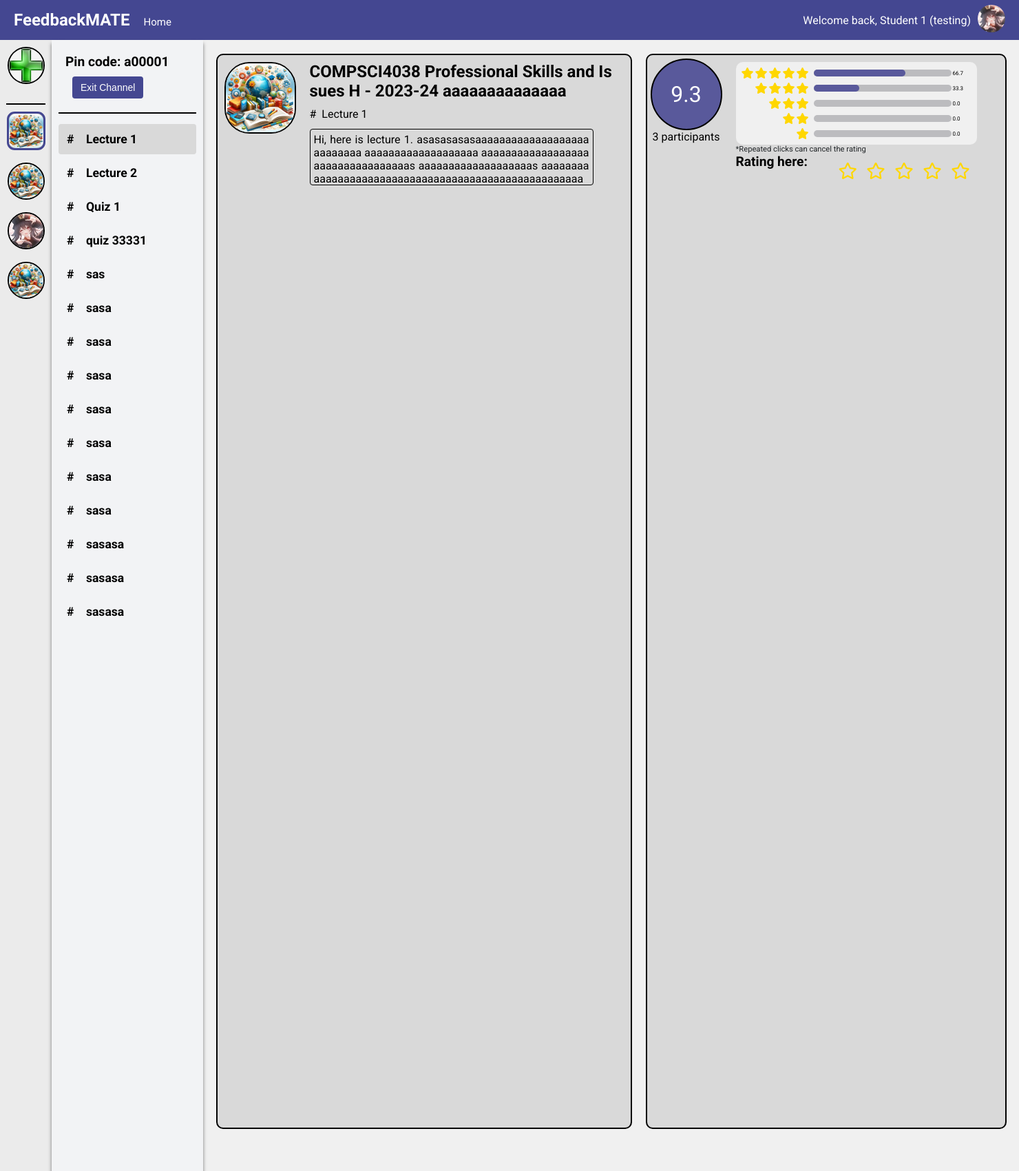
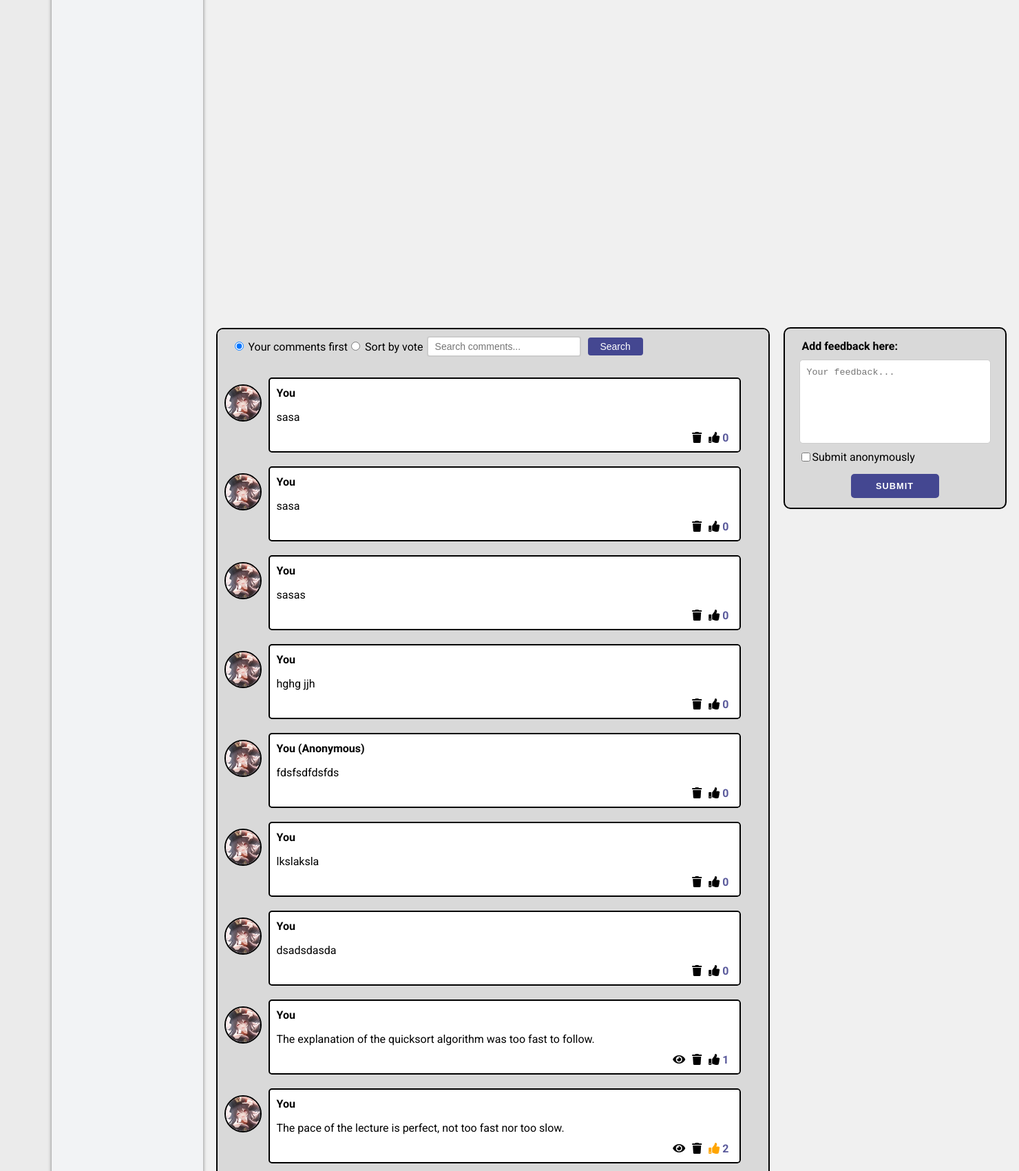
/student/channel/1/section/1/ (signed in, upper part), run on the app's committed database (2 pictures, top to bottom).
### main/models.py (models this page shows, shortened)
class UserInfo(models.Model):
    user = models.OneToOneField(User, on_delete=models.CASCADE)
    profile_name = models.CharField(max_length=30)
    user_image = models.ImageField(upload_to=user_image_path, default='img/user.png')

class Channel(models.Model):
    name = models.CharField(max_length=70)
    pin_code = models.CharField(max_length=6, unique=True, blank=True, null=True)
    user = models.ForeignKey(User, on_delete=models.CASCADE)
    description = models.TextField(max_length=500, blank=True)
    image = models.ImageField(upload_to=channel_image_path, default='img/channel_icon.jpg')
    students = models.ManyToManyField(User, related_name='joined_channels', blank=True)

class Section(models.Model):
    channel = models.ForeignKey(Channel, on_delete=models.CASCADE)
    title = models.CharField(max_length=50)
    description = models.TextField(max_length=500, blank=True)
    total_rating = models.FloatField(default=0.0, blank=True)
    ratings_count = models.PositiveIntegerField(default=0, blank=True)
    one_star_users = models.ManyToManyField(User, related_name='one_star_sections', blank=True)
    two_star_users = models.ManyToManyField(User, related_name='two_star_sections', blank=True)
    three_star_users = models.ManyToManyField(User, related_name='three_star_sections', blank=True)
    four_star_users = models.ManyToManyField(User, related_name='four_star_sections', blank=True)
    five_star_users = models.ManyToManyField(User, related_name='five_star_sections', blank=True)
    one_star_percentage = models.FloatField(verbose_name="Percentage", default=0.0)
    two_star_percentage = models.FloatField(verbose_name="Percentage", default=0.0)
    three_star_percentage = models.FloatField(verbose_name="Percentage", default=0.0)
    four_star_percentage = models.FloatField(verbose_name="Percentage", default=0.0)
    five_star_percentage = models.FloatField(verbose_name="Percentage", default=0.0)

class Comment(models.Model):
    user = models.ForeignKey(User, on_delete=models.CASCADE)  # 评论者
    section = models.ForeignKey(Section, on_delete=models.CASCADE)  # 评论所属的section
    text = models.TextField(max_length=500)  # 评论内容
    read = models.BooleanField(default=False)
    reply = models.TextField(blank=True, null=True)
    is_anonymous = models.BooleanField(default=False)
    liked_users = models.ManyToManyField(User, related_name='liked_comments', blank=True)
    likes = models.IntegerField(default=0)
    created_at = models.DateTimeField(auto_now_add=True)

### main/decorators.py (the view)
    def _wrapped_view(request, *args, **kwargs):
        if request.user.groups.filter(name='student').exists():
            return view_func(request, *args, **kwargs)
        else:
            return redirect('teacher')

### main/templates/student_section_detail.html (shortened to what this page needs)
{% extends 'student_channel_detail.html' %}
{% load static %}
{% block section %}
<div class="section-block">
{% for section in sections %}
    <div class="section-tooltip">
        <a href="{% url 'student-section' channel_id=section.channel.id section_id=section.id %}" class="section-item {% if current_section.id == section.id %}selected{% endif %}">
            #&nbsp;&nbsp;&nbsp; {{ section.title }}
        </a>
    </div>
{% endfor %}
</div>
{% endblock %}
{% block content %}
{{ block.super}}
<div class="top-section">
    <div class="description-box">
        <div class="description-left">
            <img src= "{{ current_channel.image.url }}" alt="Channel Image" class="channel-image">
        </div>
        <div class="channel-info">
            <h2 class="channel-name">{{ current_channel.name }}</h2>
            <p class="section-title"># &nbsp;{{ current_section.title }}</p>
            <p class="section-description">{{ current_section.description }}</p>
        </div>
    </div>
    <div class="rating-box">
        <div class="rating-overview">
            <div class="circle-rating">
                <span id="total-rating">{{ current_section.total_rating}}</span>
            </div>
            <div class="rating-participants">
                <span id="participants-count">{{ current_section.ratings_count}}</span> participants
            </div>
        </div>
        <div class="right-part">
            <div class="rating-statistics">
                <div class="rating-stat" data-star="5">
                    <i class="fas fa-star"></i>
                    <i class="fas fa-star"></i>
                    <i class="fas fa-star"></i>
                    <i class="fas fa-star"></i>
                    <i class="fas fa-star"></i>
                    <div class="rating-bar">
                        <div class="left-bar-5"></div>
                    </div>
                    <div class="percentage-count">
                        <span id="star-5-count">{{ current_section.five_star_percentage }}</span>
                    </div>
                </div>
                <div class="rating-stat" data-star="4">
                    <i class="fas fa-star"></i>
                    <i class="fas fa-star"></i>
                    <i class="fas fa-star"></i>
                    <i class="fas fa-star"></i>
                    <div class="rating-bar">
                        <div class="left-bar-4"></div>
                    </div>
                    <div class="percentage-count">
                        <span id="star-4-count">{{ current_section.four_star_percentage }}</span>
                    </div>
                </div>
                <div class="rating-stat" data-star="3">
                    <i class="fas fa-star"></i>
                    <i class="fas fa-star"></i>
                    <i class="fas fa-star"></i>
                    <div class="rating-bar">
                    </div>
                    <div class="percentage-count">
                        <span id="star-3-count">{{ current_section.three_star_percentage }}</span>
                    </div>
                </div>
                <div class="rating-stat" data-star="2">
                    <i class="fas fa-star"></i>
                    <i class="fas fa-star"></i>
                    <div class="rating-bar">
                    </div>
                    <div class="percentage-count">
                        <span id="star-2-count">{{ current_section.two_star_percentage }}</span>
                    </div>
                </div>
                <div class="rating-stat" data-star="1">
                    <i class="fas fa-star"></i>
                    <div class="rating-bar">
                    </div>
                    <div class="percentage-count">
                        <span id="star-1-count">{{ current_section.one_star_percentage }}</span>
                    </div>
                </div>
            </div>
            <div class="rating-heading">
                <p>*Repeated clicks can cancel the rating</p>
                <h3>Rating here:</h3>
            </div>
            <div class="rating-buttons" data-current-rating="0">
                {% for star in "12345" %}
                <i class="far fa-star rating-star" data-rating="{{ forloop.counter }}" onclick="rateSection(this, {{ current_section.id }}, '{{ forloop.counter }}')"></i>
                {% endfor %}
            </div>
        </div>
    </div>
    <div class="comment-section">
        <div class="search-sort-container">
        <form id="sort-form" method="get">
            <label class="sort-option">
                <input type="radio" name="sort" value="user_first" {% if request.GET.sort == "user_first" or not request.GET.sort %}checked{% endif %}>
                Your comments first
            </label>
            <label class="sort-option">
                <input type="radio" name="sort" value="vote_prioritize_user" {% if request.GET.sort == "vote_prioritize_user" %}checked{% endif %}>
                Sort by vote
            </label>
        </form>
        <form method="get" action="" class="search-form">
            <input type="text" name="search" placeholder="Search comments..." value="{{ request.GET.search|default:'' }}">
            <button type="submit">Search</button>
        </form>
        </div>
    {% if comments.exists %}
        {% for comment in comments %}
        <div class="comment" data-comment-id="{{ comment.id }}">
            <img src="{% if comment.is_anonymous and comment.user != request.user %}/media/img/user.png{% else %}{{ comment.user.userinfo.user_image.url }}{% endif %}" alt="User Image" class="user-image">
            <div class="comment-main">
                <p class="comment-username">
                    {% if comment.is_anonymous %}
                        {% if comment.user == request.user %}
                            You (Anonymous)
                        {% else %}
                            Anonymous
                        {% endif %}
                    {% else %}
                        {% if comment.user == request.user %}
                            You
                        {% else %}
                            {{ comment.user.userinfo.profile_name }}
                        {% endif %}
                    {% endif %}
                </p>
                <p class="comment-text">{{ comment.text }}</p>
                <div class="comment-actions">
                    {% if comment.user == request.user and comment.read %}
                        <i class="fas fa-eye read-indicator"></i>
                    {% endif %}
                    {% if comment.user == request.user %}
                    <i class="fas fa-trash delete-comment" data-comment-id="{{ comment.id }}" onclick="confirmDeleteComment(this)"></i>
                    {% endif %}
                    <div class="likes" data-comment-id="{{ comment.id }}">
                        <i class="fas fa-thumbs-up {% if request.user in comment.liked_users.all %}liked{% endif %}" onclick="toggleLike(this)"></i>
                        <span class="like-count">{{ comment.likes }}</span>
                    </div>
                </div>
            </div>
        </div>
        {% endfor %}
    {% else %}
        <p class="no-comments">No comment yet.</p>
    {% endif %}
    </div>
    <div class="provide-feedback-section">
        <form method="post" action="{% url 'submit-feedback' current_section.id %}">
            <p>Add feedback here:</p>
            <textarea name="feedback_content" placeholder="Your feedback..."  required maxlength="500"></textarea>
            <div class="anonymous-checkbox">
                <input type="checkbox" id="anonymous" name="anonymous" value="true">
                <label for="anonymous">Submit anonymously</label>
            </div>
            <button type="submit" class="submit-feedback-btn">Submit</button>
        </form>
    </div>
</div>
{% endblock %}

### main/templates/student_channel_detail.html (shortened to what this page needs)
{% extends 'student.html' %}
{% load static %}
{% block home %}
<a href="{% url 'student' %}" class="home-link">Home</a>
{% endblock home %}
{% block channel %}
    {% for channel in channels %}
    <div class="channel-icon-container {% if channel.id == current_channel.id %}selected-channel{% endif %}" data-channel-id="{{ channel.id }}">
        <img src="{{ channel.image.url }}" alt="" class="channel-icon {% if channel.id == current_channel.id %}selected-channel-icon{% endif %}" onclick="location.href='{% url 'student-channel-detail' channel.id %}'">
    </div>
    {% endfor %}
{% endblock %}
{% block content %}
<div class="section-nav">
    <div class="pin-code-display">
        Pin code: {{ current_channel.pin_code }}
        <button type="button" onclick="confirmExit({{ current_channel.id }})" class="create-section-btn">Exit Channel</button>
    </div>
    {% block section %}{% endblock%}
</div>
{% endblock %}

### main/templates/student.html (shortened to what this page needs)
<!DOCTYPE html>
<html lang="en">
{% load static %}
<head>
    <link rel="stylesheet" href="https://cdnjs.cloudflare.com/ajax/libs/font-awesome/5.15.1/css/all.min.css">
    <link rel="stylesheet" href="https://cdnjs.cloudflare.com/ajax/libs/font-awesome/5.15.3/css/all.min.css">
    <link rel="stylesheet" href="https://cdnjs.cloudflare.com/ajax/libs/font-awesome/5.15.3/css/all.min.css">
</head>
<body>
    <div class="app-container">
        <div class="header">
            <div class="logo">FeedbackMATE</div>
            {% block home%}
            {% endblock home %}
            <div class="user-info">
                <span class="welcome-text">Welcome back, {{ username }}</span>
                <div class="user-dropdown">
                    <img src="{{ user_image }}" alt="User Image" width="40" height="40" style="border-radius: 50%;">
                </div>
            </div>
        </div>
        <div class="main-container">
            <div class="sidebar">
                <div class="channel-icon-container add-channel create-channel-btn">
                    <img src="{% static 'img/add_channel_icon.jpg' %}" alt="Add Channel" class="channel-icon" onclick="location.href='{% url 'join-channel' %}'">
                </div>
                <div class="channel-divider"></div>
                {% block channel %}{% endblock %}
            </div>
            {% block content %}{% endblock %}
        </div>
    </div>
</body>
</html>

### data on the page
UserInfo: profile_name "Student 1 (testing)"
Channel: image (picture), pin_code "a00001", name "COMPSCI4038 Professional Skills and Issues H - 2023-24 aaaaaaaaaaaaaa"
Channel: image (picture)
Channel: image (picture)
Channel: image (picture)
Section: title "Lecture 1", description "Hi, here is lecture 1. asasasasasaaaaaaaaaaaaaaaaaaaaaaaaaaa aaaaaaaaaaaaaaaaaaa aaaaaaaaaaaaaaaaaaaaaaaaaaaaaaaaaas aaaaaaaaaaaaaaaaaaas…", total_rating "9.3", ratings_count "3", five_star_percentage "66.7", four_star_percentage "33.3", three_star_percentage "0.0", two_star_percentage "0.0", one_star_percentage "0.0"
Section: title "Lecture 2"
Section: title "Quiz 1"
Section: title "quiz 33331"
Section: title "sas"
Section: title "sasa"
Section: title "sasa"
Section: title "sasa"
Section: title "sasa"
Section: title "sasa"
Section: title "sasa"
Section: title "sasa"
Section: title "sasasa"
Section: title "sasasa"
Section: title "sasasa"
Comment: user.userinfo.user_image (picture), is_anonymous "You", text "sasa", likes "0"
Comment: user.userinfo.user_image (picture), is_anonymous "You", text "sasa", likes "0"
Comment: user.userinfo.user_image (picture), is_anonymous "You", text "sasas", likes "0"
Comment: user.userinfo.user_image (picture), is_anonymous "You", text "hghg jjh", likes "0"
Comment: user.userinfo.user_image (picture), is_anonymous "You (Anonymous)", text "fdsfsdfdsfds", likes "0"
Comment: user.userinfo.user_image (picture), is_anonymous "You", text "lkslaksla", likes "0"
Comment: user.userinfo.user_image (picture), is_anonymous "You", text "dsadsdasda", likes "0"
Comment: user.userinfo.user_image (picture), is_anonymous "You", text "The explanation of the quicksort algorithm was too fast to follow.", read True (drawn), likes "1"
Comment: user.userinfo.user_image (picture), is_anonymous "You", text "The pace of the lecture is perfect, not too fast nor too slow.", read True (drawn), likes "2"
